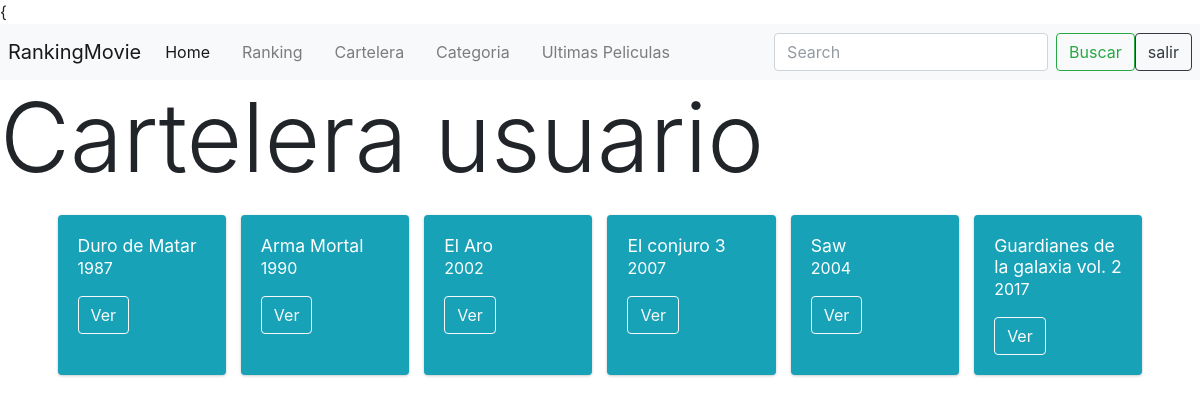
/cartelera2/, run on the app's committed database.
### app/models.py (models this page shows, shortened)
class Pelicula(models.Model):
    titulo = models.CharField(max_length=200, null=False)
    sinopsis = models.TextField(null=True)
    anio = models.IntegerField(null=True)
    actores=models.TextField(max_length=2000, null=True)
    duracion = models.IntegerField(null=True)
    enCartelera=models.BooleanField(null=False)
    fecha_creacion = models.DateTimeField(auto_now_add=True)
    estado = models.TextField(null=True)
    class Meta:
        app_label = 'app'

### app/views.py (the view)
# urls.py: path('cartelera2/', views.cartelera2, name='cartelera2'),
def cartelera2(request):
    encartelera=Pelicula.objects.filter(enCartelera=1)
    contexto = {
        'encartelera' : encartelera
    }
    return render(request, 'app/cartelera2.html',contexto)

### app/templates/app/cartelera2.html (shortened to what this page needs)
{% extends "app/baseusuario.html"%}
{% load static %}
{% block contenido %}
<h1 class="display-1">Cartelera usuario</h1>
<div class="content">
  <div class="card-deck" style="margin: 20px 50px">
    {% for p in encartelera %}
    <div class="card text-white bg-info mb-3">
      <div class="card-body">
          <h3 class="card-title">{{ p.titulo }}</h3>
          <p class="card-text">{{ p.anio }}</small></p>
          <a href="{% url 'app:verpeli2' p.id %}"><button type="button" class="btn btn-outline-light" >Ver</button></a>
       </div>
     </div>
    {% endfor %}
  </div>
</div>
{% endblock %}

### data on the page
Pelicula: titulo "Duro de Matar", anio "1987"
Pelicula: titulo "Arma Mortal", anio "1990"
Pelicula: titulo "El Aro", anio "2002"
Pelicula: titulo "El conjuro 3", anio "2007"
Pelicula: titulo "Saw", anio "2004"
Pelicula: titulo "Guardianes de la galaxia vol. 2", anio "2017"
